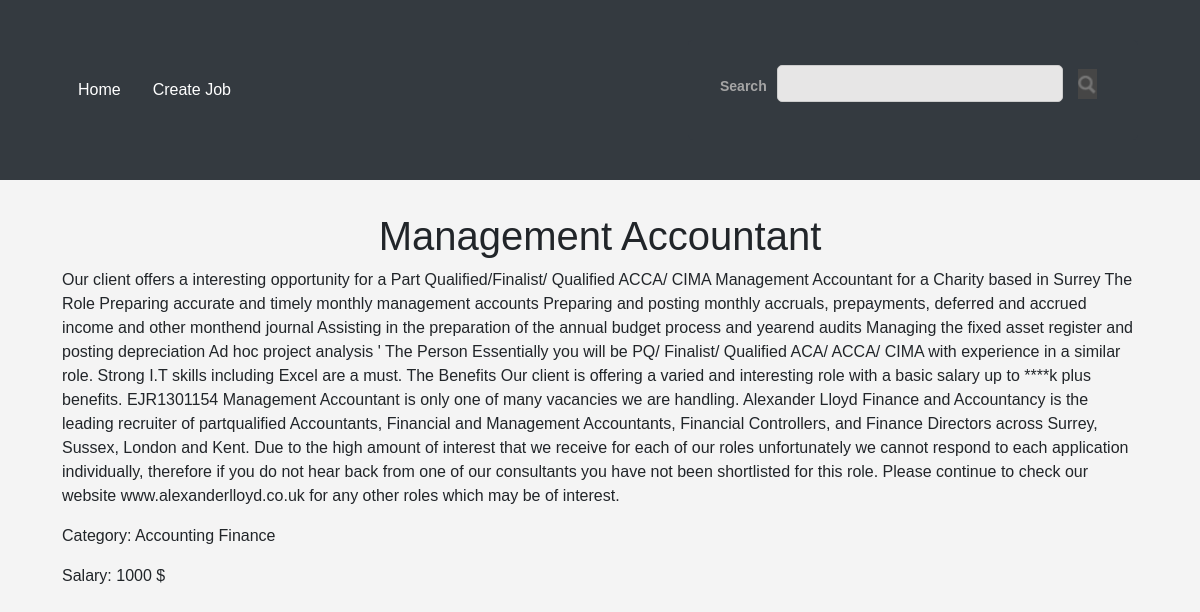
The app's page /job/8 with its own data.
### app.py (models this page shows)
class Job(db.Model):
    id = db.Column(db.Integer, primary_key=True)
    title = db.Column(db.String(100), nullable=False)
    description = db.Column(db.Text, nullable=False)
    category = db.Column(db.String(50), nullable=False)
    salary = db.Column(db.String(50), nullable=True)

### app.py (the view)
@app.route('/job/<int:job_id>')
def job_detail(job_id):
    job = Job.query.get_or_404(job_id)
    return render_template('job_detail.html', job=job)

### templates/job_detail.html
{% extends 'base.html' %}
{% block content %}
<h1>{{ job.title }}</h1>
<p>{{ job.description }}</p>
<p>Category: {{ job.category }}</p>
<p>Salary: {{ job.salary }} $</p>
{% endblock %}

### templates/base.html (style rules this page uses)
body { font-family: Arial, sans-serif; margin: 0; padding: 0; background-color: #f4f4f4; }
h1 { text-align: center; }

### records on screen
Job: title "Management Accountant", description "Our client offers a interesting opportunity for a Part Qualified/Finalist/ Qualified ACCA/ CIMA Management Accountant for a Charity based in Surrey The Role Preparing accurate and timely monthly management accounts Preparing and posting monthly accruals, prepayments, deferred and accrued income and other monthend journal Assisting in the preparation of the annual budget process and yearend audits Managing the fixed asset register and posting depreciation Ad hoc project analysis ' The Person Essentially you will be PQ/ Finalist/ Qualified ACA/ ACCA/ CIMA with experience in a similar role. Strong I.T skills including Excel are a must. The Benefits Our client is offering a varied and…", category "Accounting Finance", salary "1000"
